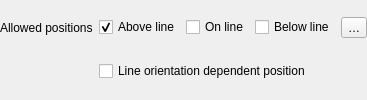
                       <widget class="QFrame" name="mPlacementLineFrame">
                        <property name="minimumSize">
                         <size>
                          <width>0</width>
                          <height>0</height>
                         </size>
                        </property>
                        <property name="toolTip">
                         <string>Allowed label placement for lines. At least one position must be selected.</string>
                        </property>
                        <property name="frameShape">
                         <enum>QFrame::NoFrame</enum>
                        </property>
                        <property name="frameShadow">
                         <enum>QFrame::Raised</enum>
                        </property>
                        <layout class="QGridLayout" name="gridLayout_10">
                         <property name="leftMargin">
                          <number>0</number>
                         </property>
                         <property name="topMargin">
                          <number>0</number>
                         </property>
                         <property name="rightMargin">
                          <number>0</number>
                         </property>
                         <property name="bottomMargin">
                          <number>0</number>
                         </property>
                         <item row="1" column="1">
                          <widget class="QCheckBox" name="chkLineOrientationDependent">
                           <property name="text">
                            <string>Line orientation dependent position</string>
                           </property>
                          </widget>
                         </item>
                         <item row="0" column="1">
                          <layout class="QHBoxLayout" name="horizontalLayout">
                           <item>
                            <widget class="QCheckBox" name="chkLineAbove">
                             <property name="sizePolicy">
                              <sizepolicy hsizetype="Maximum" vsizetype="Fixed">
                               <horstretch>0</horstretch>
                               <verstretch>0</verstretch>
                              </sizepolicy>
                             </property>
                             <property name="text">
                              <string>Above line</string>
                             </property>
                             <property name="checked">
                              <bool>true</bool>
                             </property>
                            </widget>
                           </item>
                           <item>
                            <widget class="QCheckBox" name="chkLineOn">
                             <property name="sizePolicy">
                              <sizepolicy hsizetype="Maximum" vsizetype="Fixed">
                               <horstretch>0</horstretch>
                               <verstretch>0</verstretch>
                              </sizepolicy>
                             </property>
                             <property name="text">
                              <string>On line</string>
                             </property>
                            </widget>
                           </item>
                           <item>
                            <widget class="QCheckBox" name="chkLineBelow">
                             <property name="text">
                              <string>Below line</string>
                             </property>
                            </widget>
                           </item>
                           <item>
                            <widget class="QgsPropertyOverrideButton" name="mLinePlacementFlagsDDBtn">
                             <property name="text">
                              <string>…</string>
                             </property>
                            </widget>
                           </item>
                          </layout>
                         </item>
                         <item row="0" column="0">
                          <widget class="QLabel" name="label_13">
                           <property name="sizePolicy">
                            <sizepolicy hsizetype="Maximum" vsizetype="Preferred">
                             <horstretch>0</horstretch>
                             <verstretch>0</verstretch>
                            </sizepolicy>
                           </property>
                           <property name="text">
                            <string>Allowed positions</string>
                           </property>
                          </widget>
                         </item>
                        </layout>
                       </widget>
